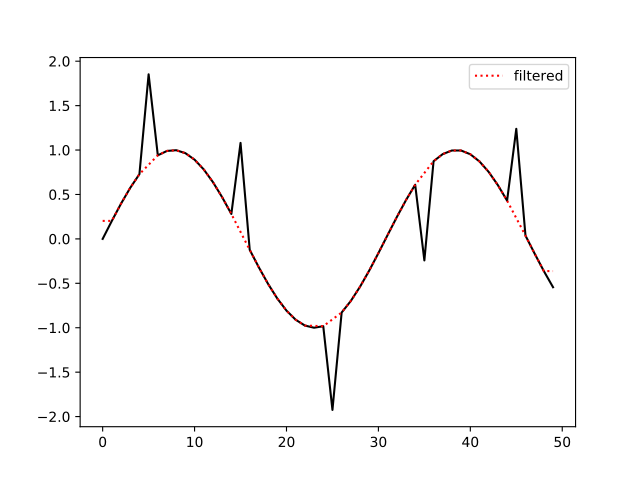

Python code for this plot:
import matplotlib.pyplot as plt
import numpy as np
from pew.lib import filters
import numpy as np
from pew.lib import filters
a = np.sin(np.linspace(0, 10, 50))
a[5::10] +=np.random.choice([-1, 1], size=5)
b = filters.rolling_mean(a, 3, threshold=3.0)

plt.plot(a, c="black")
plt.plot(b, ls=":", c="red", label="filtered")
plt.legend()
plt.show()
